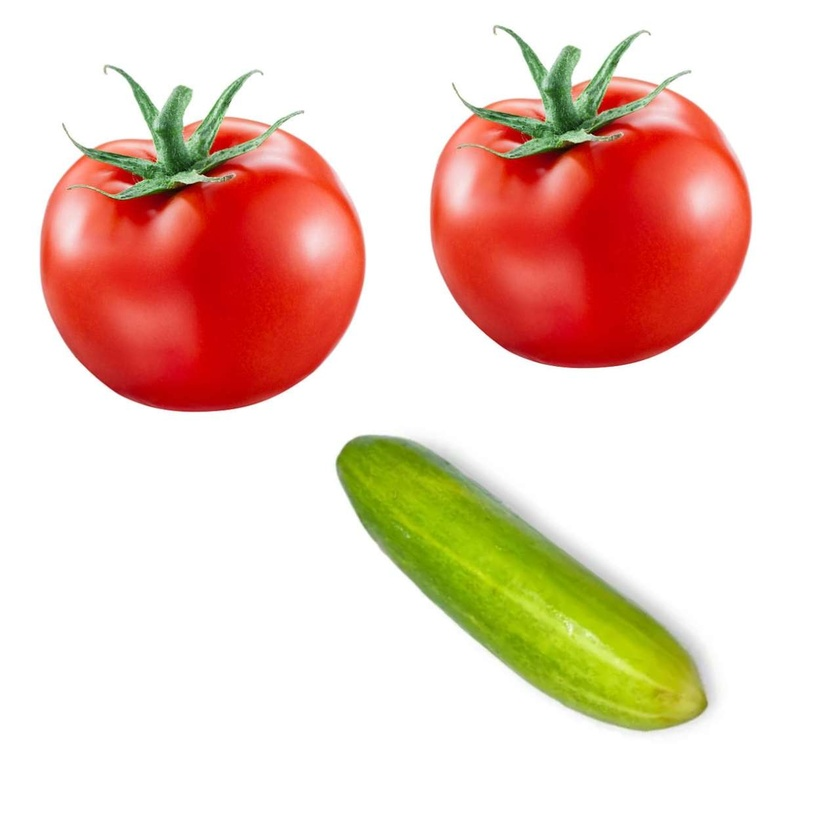
%> input picture imgsayur.jpg, 840 x 840 px, shrunk from 1280 x 1280 before the run
$ octave sayuran.m   (GNU Octave 9; MATLAB toolbox functions it lacks are replaced by stand-ins)
%> lines starting %> are read from the running program, lines starting %| are printed output that depends on the picture; in (x1, y1, x2, y2) boxes, pixels count from 0 and x2, y2 are one past the last pixel; in counts of white or black regions, pixels touching at a corner belong together; the program's own positions count from 1
clc;
clear;
close all;
pkg load image

%--RGB--
pict = imread('imgsayur.jpg');
%> pict is the input picture: size 840x840x3 uint8; mean R, G, B 236.7, 208.7, 195.4
figure,imshow(pict);

%--Grey--
I = double(rgb2gray(pict));
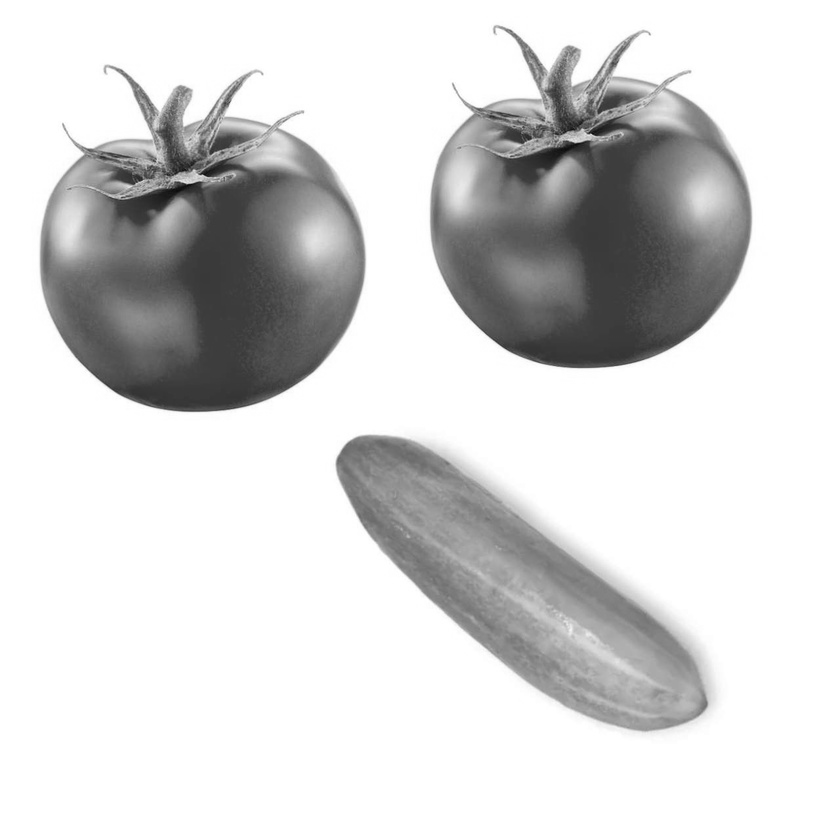
%> I: size 840x840 double; min 11, max 255, mean 215.5
figure, imshow(I,[]);

%--Roberts--
robertshor = [0 1; -1 0];
robertsver = [1 0; 0 -1];
Ix = conv2(I, robertshor, 'same');
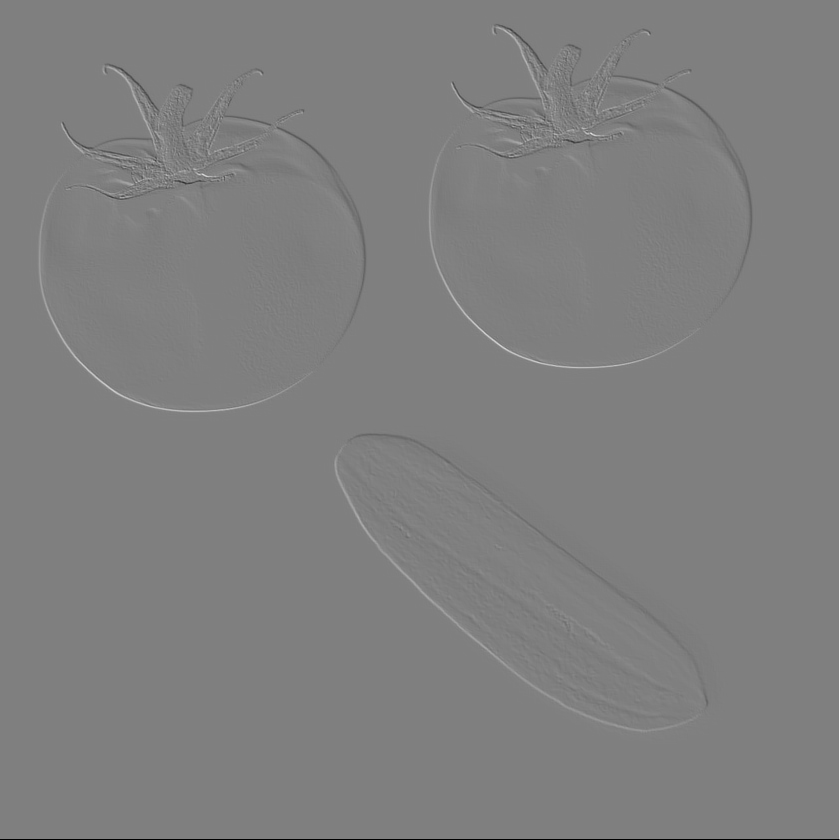
%> Ix: size 840x840 double; min -255, max 255, mean 0; drawn with min black and max white
Iy = conv2(I, robertsver, 'same');
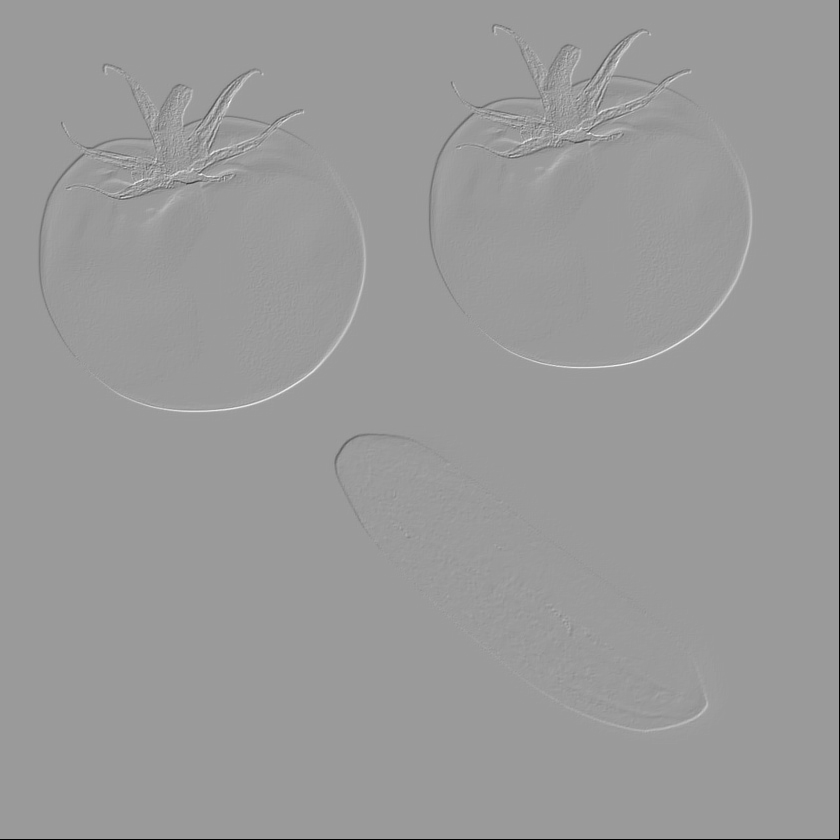
%> Iy: size 840x840 double; min -255, max 165, mean -0.6; drawn with min black and max white
J = sqrt((Ix.^2)+(Iy.^2));

figure,imshow(Ix,[]);
figure,imshow(Iy,[]);
figure,imshow(J,[]);

%--Treshold--
K = uint8(J);
L = im2bw(K, 0.08);
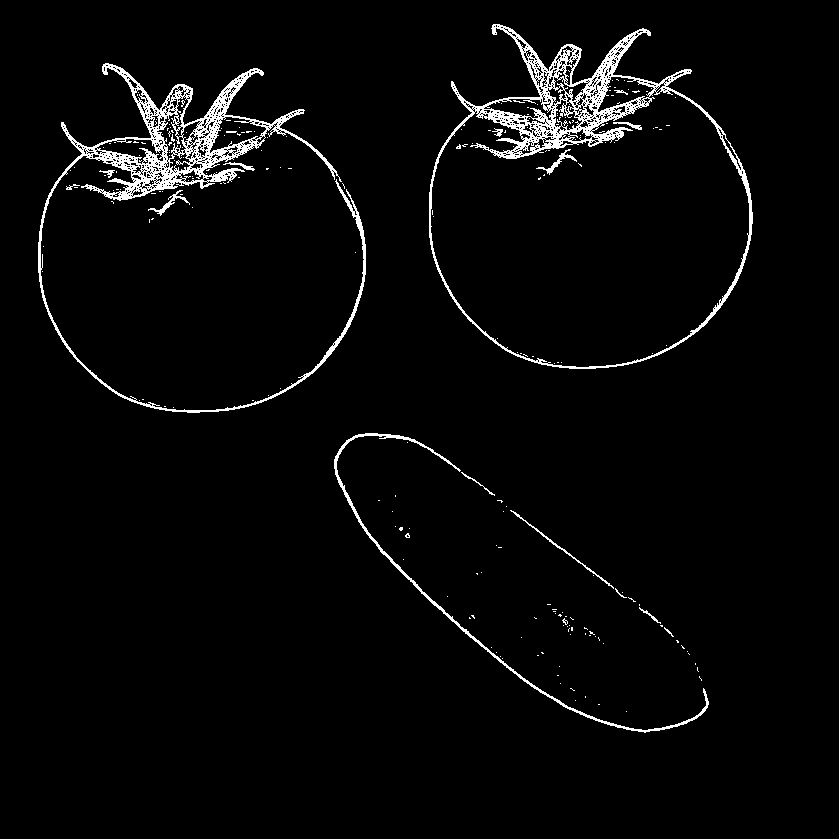
%> L: size 840x840 logical; 3.4% white in thin lines or dots

figure, imshow(L,[]);

%--Morfologi--
M = imfill(L, 'holes');
%> M: size 840x840 logical; 13.8% white; 121 white regions (107 under 20 px), largest, box (x1, y1, x2, y2) and area: (429, 24, 753, 369) 78750, (38, 63, 366, 413) 14321, (334, 433, 709, 733) 1858
N = bwareaopen(M, 1000);
%> N: size 840x840 logical; 13.7% white; 4 white regions

figure, imshow(N,[]);

%--Bounding Box--
[labeled, numObjects] = bwlabel(N, 8);
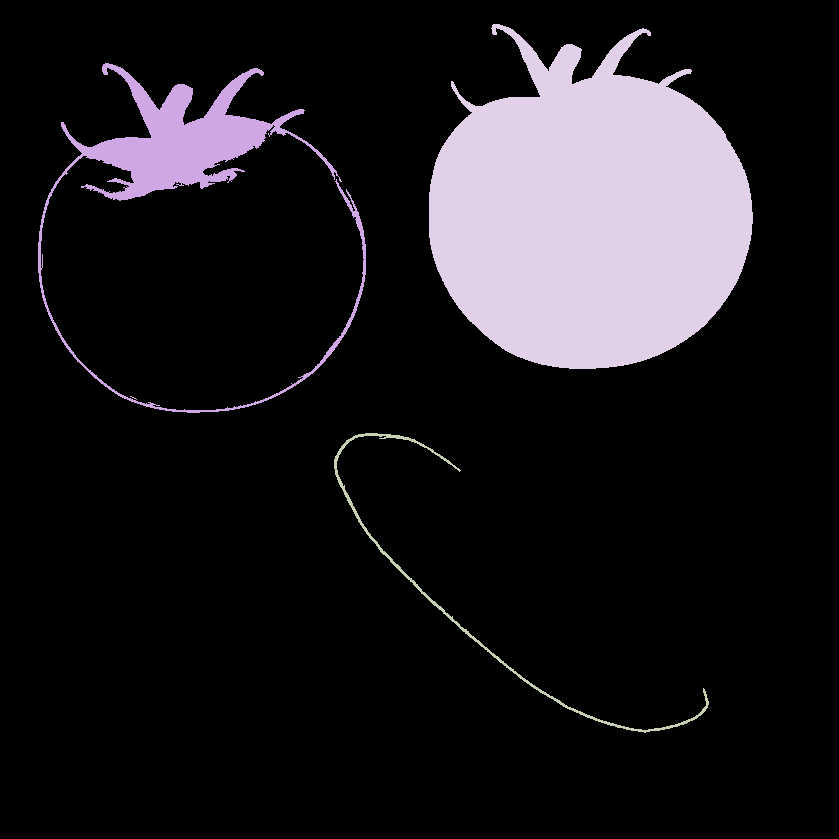
%> labeled: size 840x840 double; 5 distinct labels, from 0 to 4; one colour per label, 0 black
%> numObjects = 4
stats = regionprops(labeled, 'BoundingBox');
%> stats = 4 regions; box (x1, y1, x2, y2): (0, 0, 840, 840), (38, 63, 366, 413), (334, 433, 709, 733), (429, 24, 753, 369)
bbox = cat(1, stats.BoundingBox);
%> bbox = [0.5 0.5 840 840; 38.5 63.5 328 350; 334.5 433.5 375 300; 429.5 24.5 324 345]

%--Step Output--
figure, imshow(pict);
hold on;
for idx = 1 : numObjects
    h = rectangle('Position', bbox(idx,:), 'LineWidth', 2);
    set(h, 'EdgeColor', [.75 0 0]);
    hold on;
end
%> this loop made 4 passes

%--Title--
title(['Terdeteksi ada ', num2str(numObjects),...
      ' sayuran dalam gambar']);
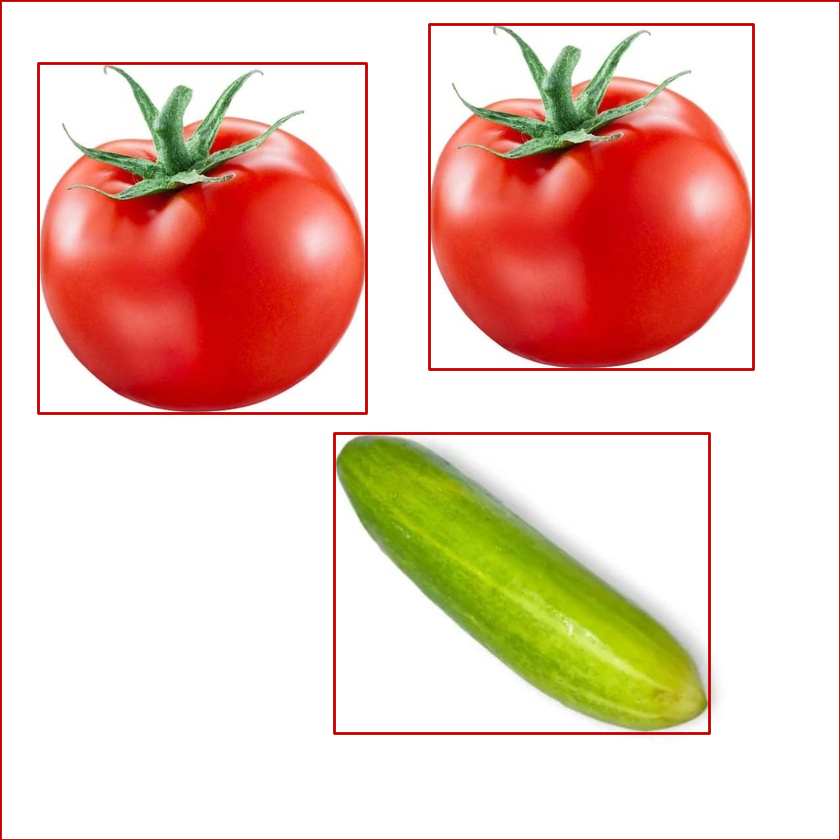
%> figure redrawn from the program's plot data; its title reads 'Terdeteksi ada 4 sayuran dalam gambar'
hold off;
